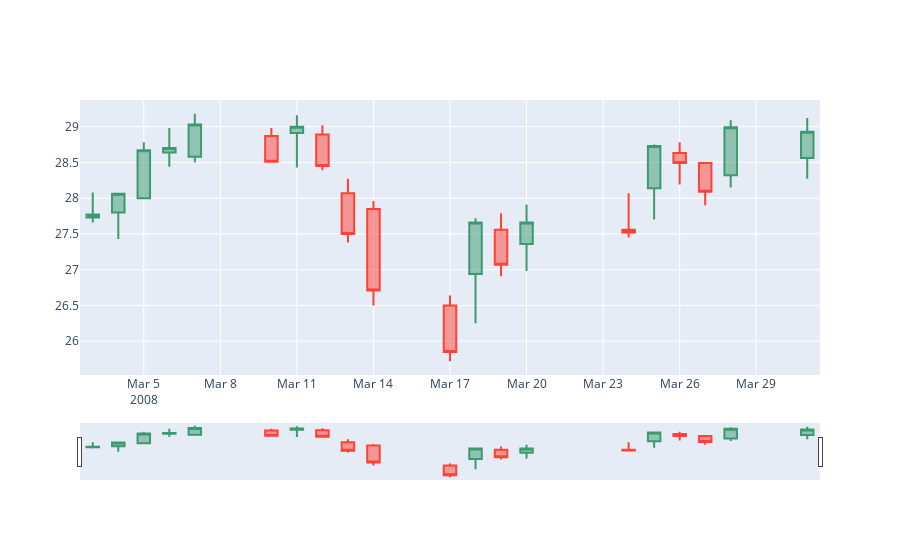

Notebook code cell kept with this figure:
### Code cell
#  candlestick: open high low close too
AABA_candle_2008_march = go.Candlestick(x = AABA["2008-03"].index,
                            open = AABA["2008-03"].Open,
                            high = AABA["2008-03"].High,
                            low = AABA["2008-03"].Low,
                            close = AABA["2008-03"].Close)
iplot([AABA_candle_2008_march])
